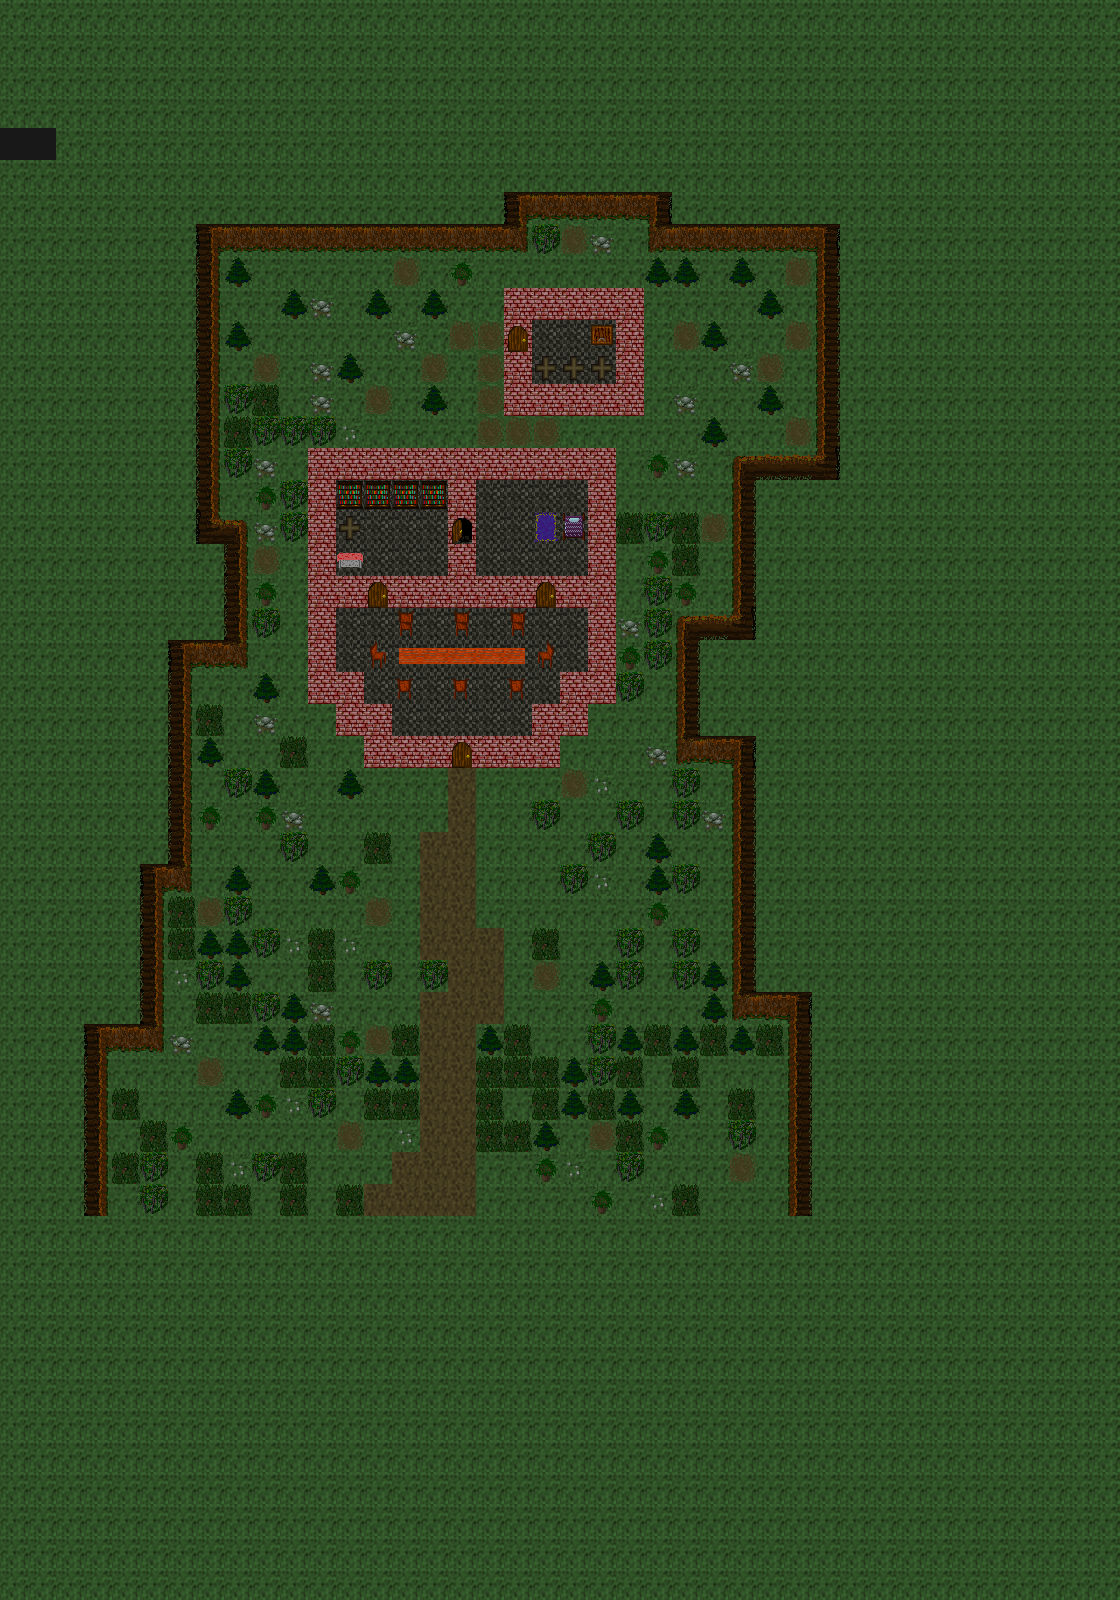

A level layout from a 2D game, rendered from its tile map. Below: a short description, then the map file with tile-grid data replaced by summaries:
An orthogonal 40x50 tile map with 28x32 px tiles, 2 tile layers (Tile Layer 1, npcs).

<map version="1.0" orientation="orthogonal" width="40" height="50" tilewidth="28" tileheight="32">
 <properties>
  <property name="Exit_South" value="CarrionValleyWest,11,21" />
  <property name="MapType" value="town" />
  <property name="Name" value="SmallHovel" />
 </properties>
 <tileset firstgid="1" name="Terrain1" tilewidth="28" tileheight="32">
  <image source="../../display/images/Terrain1.png" width="308" height="352" />
 </tileset>
 <layer name="Tile Layer 1" width="40" height="50">
  <properties>
   <property name="outside,15,32" value="CarrionValleyWest,11,21" />
   <property name="outside,16,32" value="CarrionValleyWest,11,21" />
   <property name="town,21,10" value="CarrionCave,1,1" />
  </properties>
  <data>[2000 cells, 2000 non-empty, 39 distinct tile ids]</data>
 </layer>
 <layer name="npcs" width="40" height="50">
  <data>[2000 cells, 0 non-empty, 0 distinct tile ids]</data>
 </layer>
</map>
